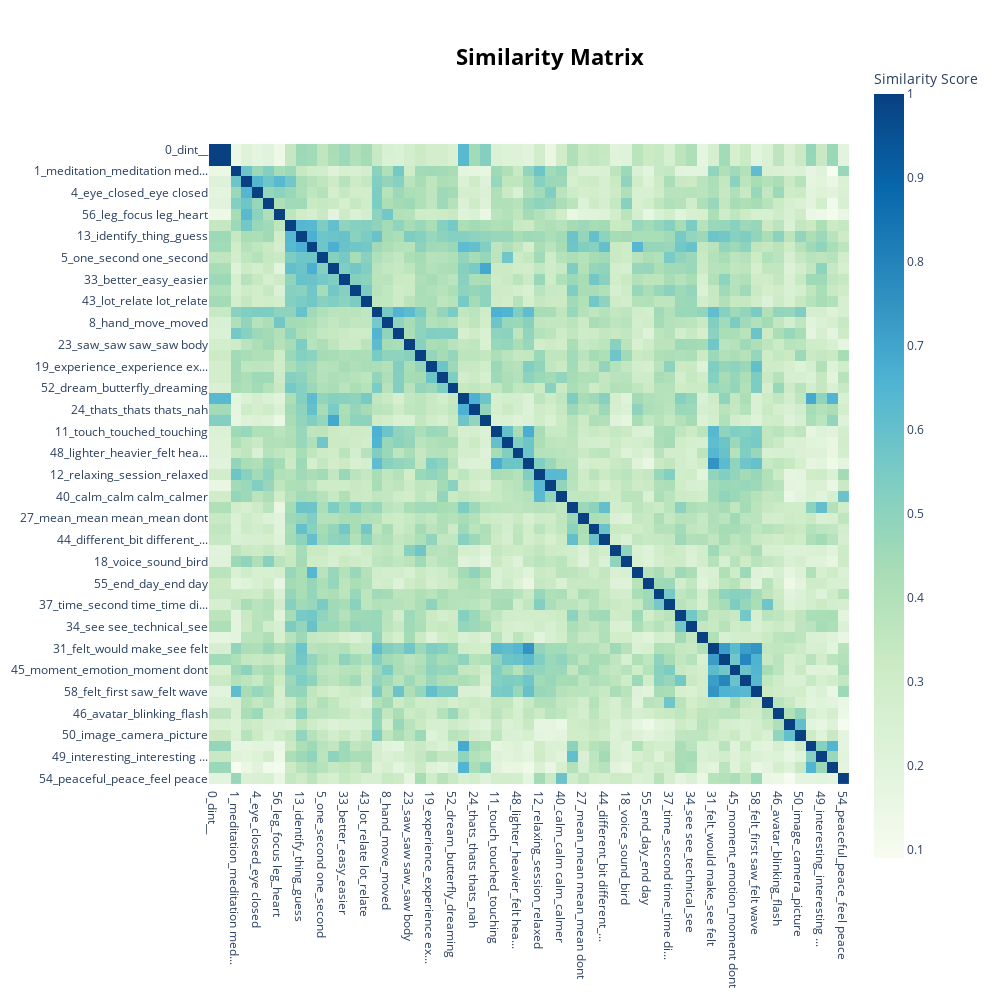

Here is the notebook cell this chart was saved with:
### Code cell
topic_model.visualize_heatmap(n_clusters=20, width=1000, height=1000)

### Figure 1 — Plotly figure (JSON) as saved in the notebook; plotly's stock layout.template omitted (floating-point values rounded to 4 significant figures; data arrays with more than 128 entries replaced by an {"elided": "..."} marker saying what was removed)
{"data": [{"coloraxis": "coloraxis", "hovertemplate": "x: %{x}<br>y: %{y}<br>Similarity Score: %{z}<extra></extra>", "name": "0", "type": "heatmap", "x": ["0_dint__", "26___", "1_meditation_meditation med...", "3_focus_focusing_distracted", "4_eye_closed_eye closed", "28_breathing_noticed_breath", "56_leg_focus leg_heart", "2_think_think think_thinking", "13_identify_thing_guess", "17_question_explain_dont ex...", "5_one_second one_second", "15_maybe_would_dont think", "33_better_easy_easier", "39_sometimes_said sometimes...", "43_lot_relate lot_relate", "6_mirror_body_seeing", "8_hand_move_moved", "9_reality_virtual_virtual r...", "23_saw_saw saw_saw body", "7_outside_environment_go", "19_experience_experience ex...", "38_scary_fear_frightening", "52_dream_butterfly_dreaming", "10_oh_fine_good", "24_thats_thats thats_nah", "42_sure_im sure_sure im", "11_touch_touched_touching", "21_three_three body_third", "48_lighter_heavier_felt hea...", "53_sensation_feel sensation...", "12_relaxing_session_relaxed", "30_asleep_sleep_falling asl...", "40_calm_calm calm_calmer", "14_strange_weird_normal", "27_mean_mean mean_mean dont", "41_little_bit_little bit", "44_different_bit different_...", "16_forest_tree_rock", "18_voice_sound_bird", "20_dont dont_dont_want dont", "55_end_day_end day", "22_come_back_come back", "37_time_second time_time di...", "25_didnt_didnt see_notice", "34_see see_technical_see", "29_color_changing_color cha...", "31_felt_would make_see felt", "32_feel feel_feel_ah feel", "45_moment_emotion_moment dont", "57_didnt feel_didnt_felt di...", "58_felt_first saw_felt wave", "35_delay_wait_slow", "46_avatar_blinking_flash", "36_pixel_pixelized_quality ...", "50_image_camera_picture", "47_nice nice_nice_fun nice", "49_interesting_interesting ...", "51_cool_cool cool_cool nice", "54_peaceful_peace_feel peace"], "xaxis": "x", "y": ["0_dint__", "26___", "1_meditation_meditation med...", "3_focus_focusing_distracted", "4_eye_closed_eye closed", "28_breathing_noticed_breath", "56_leg_focus leg_heart", "2_think_think think_thinking", "13_identify_thing_guess", "17_question_explain_dont ex...", "5_one_second one_second", "15_maybe_would_dont think", "33_better_easy_easier", "39_sometimes_said sometimes...", "43_lot_relate lot_relate", "6_mirror_body_seeing", "8_hand_move_moved", "9_reality_virtual_virtual r...", "23_saw_saw saw_saw body", "7_outside_environment_go", "19_experience_experience ex...", "38_scary_fear_frightening", "52_dream_butterfly_dreaming", "10_oh_fine_good", "24_thats_thats thats_nah", "42_sure_im sure_sure im", "11_touch_touched_touching", "21_three_three body_third", "48_lighter_heavier_felt hea...", "53_sensation_feel sensation...", "12_relaxing_session_relaxed", "30_asleep_sleep_falling asl...", "40_calm_calm calm_calmer", "14_strange_weird_normal", "27_mean_mean mean_mean dont", "41_little_bit_little bit", "44_different_bit different_...", "16_forest_tree_rock", "18_voice_sound_bird", "20_dont dont_dont_want dont", "55_end_day_end day", "22_come_back_come back", "37_time_second time_time di...", "25_didnt_didnt see_notice", "34_see see_technical_see", "29_color_changing_color cha...", "31_felt_would make_see felt", "32_feel feel_feel_ah feel", "45_moment_emotion_moment dont", "57_didnt feel_didnt_felt di...", "58_felt_first saw_felt wave", "35_delay_wait_slow", "46_avatar_blinking_flash", "36_pixel_pixelized_quality ...", "50_image_camera_picture", "47_nice nice_nice_fun nice", "49_interesting_interesting ...", "51_cool_cool cool_cool nice", "54_peaceful_peace_feel peace"], "yaxis": "y", "z": {"elided": "59x59 float values"}}], "layout": {"coloraxis": {"colorbar": {"title": {"text": "Similarity Score"}}, "colorscale": [[0, "rgb(247,252,240)"], [0.125, "rgb(224,243,219)"], [0.25, "rgb(204,235,197)"], [0.375, "rgb(168,221,181)"], [0.5, "rgb(123,204,196)"], [0.625, "rgb(78,179,211)"], [0.75, "rgb(43,140,190)"], [0.875, "rgb(8,104,172)"], [1, "rgb(8,64,129)"]]}, "height": 1000, "hoverlabel": {"bgcolor": "white", "font": {"family": "Rockwell", "size": 16}}, "legend": {"title": {"text": "Trend"}}, "margin": {"t": 60}, "showlegend": true, "title": {"font": {"color": "Black", "size": 22}, "text": "<b>Similarity Matrix</b>", "x": 0.55, "xanchor": "center", "y": 0.95, "yanchor": "top"}, "width": 1000, "xaxis": {"anchor": "y", "constrain": "domain", "domain": [0, 1], "scaleanchor": "y"}, "yaxis": {"anchor": "x", "autorange": "reversed", "constrain": "domain", "domain": [0, 1]}}}
